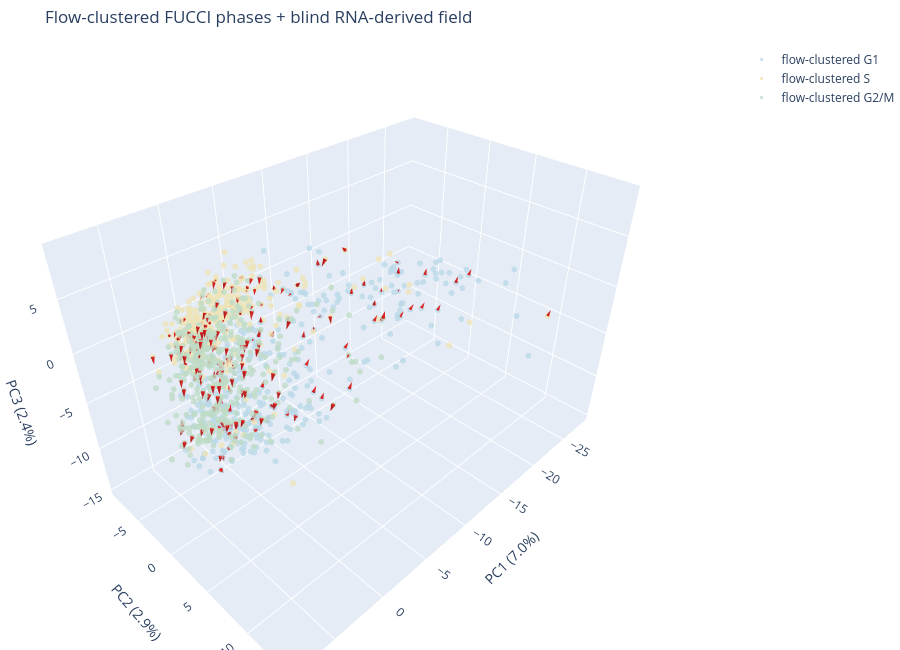

This figure's notebook cell:
### Markdown cell above
## Step 6 — reveal the independent FUCCI phase clock

FUCCI uses fluorescent protein reporters whose abundances change with
cell-cycle progression. In this U2OS line, the CDT1-associated red
reporter is strongest around G1, while the Geminin-associated green
reporter marks S/G2/M. The biological order is cyclic:

$$\mathrm{G1\rightarrow S\rightarrow G2/M\rightarrow G1}.$$

The reveal table was held out from QC, PCA, neighbour construction,
$U/S$ fitting, gene filtering, and arrow estimation. It is still a
same-cell phase proxy rather than a longitudinal movie, but it provides
a distinct measurement modality with which to audit the RNA-derived
direction.

### Code cell
fucci = pd.read_csv(REVEAL_CSV).set_index("cell_id")
fucci = fucci.reindex(adata.obs_names)
flow_columns = ["raw_green530", "raw_red585"]
matched = fucci[flow_columns].notna().all(axis=1).to_numpy()
if matched.sum() != 1139:
    raise ValueError(
        f"Expected 1,139 matched FUCCI cells; found {matched.sum()}"
    )

# Cluster the two measured flow-cytometry channels without using
# the supplied FACS phase labels or the derived FUCCI time.
flow_log = np.log1p(
    fucci.loc[matched, flow_columns].to_numpy(dtype=float)
)
flow_scaled = StandardScaler().fit_transform(flow_log)
flow_model = KMeans(
    n_clusters=3, random_state=SEED, n_init=50
)
flow_cluster = pd.Series(
    pd.NA, index=fucci.index, dtype="Int64"
)
flow_cluster.loc[matched] = flow_model.fit_predict(flow_scaled)

cluster_summary = (
    fucci.loc[matched, flow_columns]
    .assign(
        flow_cluster=flow_cluster.loc[matched]
        .astype(int)
        .to_numpy()
    )
    .groupby("flow_cluster")[flow_columns]
    .median()
)

# Annotate only after clustering, using FUCCI biology:
# red-only is G1, red+green is S, and green-only is G2/M.
g1_cluster = int(cluster_summary["raw_green530"].idxmin())
remaining = [
    cluster for cluster in cluster_summary.index
    if cluster != g1_cluster
]
g2m_cluster = int(
    cluster_summary.loc[remaining, "raw_red585"].idxmin()
)
s_cluster = int(
    next(
        cluster for cluster in remaining
        if cluster != g2m_cluster
    )
)
phase_map = {
    g1_cluster: "G1",
    s_cluster: "S",
    g2m_cluster: "G2/M",
}
cluster_summary["assigned_phase"] = pd.Series(phase_map)
display(cluster_summary)

phase_by_flow = pd.Series(
    pd.NA, index=fucci.index, dtype="string"
)
phase_by_flow.loc[matched] = (
    flow_cluster.loc[matched].astype(int).map(phase_map)
)
phase_order = ["G1", "S", "G2/M"]
phase_colors = {
    "G1": "#b8d8e8",
    "S": "#eee4b5",
    "G2/M": "#bddbc5",
}

fig, ax = plt.subplots(
    figsize=(6.4, 5.0), constrained_layout=True
)
for phase in phase_order:
    phase_mask = (
        matched
        & phase_by_flow.eq(phase).fillna(False).to_numpy()
    )
    ax.scatter(
        np.log1p(fucci.loc[phase_mask, "raw_red585"]),
        np.log1p(fucci.loc[phase_mask, "raw_green530"]),
        s=16, alpha=0.50, edgecolor="none",
        color=phase_colors[phase], label=phase,
    )
ax.set(
    xlabel="log(1 + red CDT1-associated signal)",
    ylabel="log(1 + green Geminin-associated signal)",
    title="Cluster first in FUCCI flow space, then annotate",
)
ax.legend(title="assigned phase", frameon=False)
plt.show()

fucci_traces = []
for phase in phase_order:
    phase_mask = (
        matched
        & phase_by_flow.eq(phase).fillna(False).to_numpy()
    )
    customdata = np.column_stack([
        fucci.loc[phase_mask, "raw_red585"],
        fucci.loc[phase_mask, "raw_green530"],
    ])
    fucci_traces.append(go.Scatter3d(
        x=state_3d[phase_mask, 0],
        y=state_3d[phase_mask, 1],
        z=state_3d[phase_mask, 2],
        mode="markers",
        name=f"flow-clustered {phase}",
        marker=dict(
            size=3.4,
            color=phase_colors[phase],
            opacity=0.76,
        ),
        customdata=customdata,
        hovertemplate=(
            f"assigned phase={phase}"
            "<br>red=%{customdata[0]:.0f}"
            "<br>green=%{customdata[1]:.0f}"
            "<extra></extra>"
        ),
    ))

fucci_figure = go.Figure(fucci_traces + [arrow_trace])
fucci_figure.update_layout(
    **base_3d_layout(
        "Flow-clustered FUCCI phases + blind RNA-derived field"
    )
)
fucci_figure.show(config={"displaylogo": False})

# Only after freezing the cluster-based annotation, compare it
# with the supplied FACS gates as an audit.
supplied_phase = fucci["phase_by_facs_gating"].replace({
    "S-ph": "S",
    "G2M": "G2/M",
})
display(pd.crosstab(
    phase_by_flow.loc[matched],
    supplied_phase.loc[matched],
    rownames=["cluster-first label"],
    colnames=["supplied FACS gate"],
    margins=True,
))
print(
    phase_by_flow.loc[matched]
    .value_counts()
    .reindex(phase_order)
)

### Figure 1 — Plotly figure (JSON) as saved in the notebook; plotly's stock layout.template omitted (floating-point values rounded to 4 significant figures; data arrays with more than 128 entries replaced by an {"elided": "..."} marker saying what was removed)
{"data": [{"customdata": {"elided": "370x2 float values"}, "hovertemplate": "assigned phase=G1<br>red=%{customdata[0]:.0f}<br>green=%{customdata[1]:.0f}<extra></extra>", "marker": {"color": "#b8d8e8", "opacity": 0.76, "size": 3.4}, "mode": "markers", "name": "flow-clustered G1", "type": "scatter3d", "x": {"elided": "370 float values"}, "y": {"elided": "370 float values"}, "z": {"elided": "370 float values"}}, {"customdata": {"elided": "351x2 float values"}, "hovertemplate": "assigned phase=S<br>red=%{customdata[0]:.0f}<br>green=%{customdata[1]:.0f}<extra></extra>", "marker": {"color": "#eee4b5", "opacity": 0.76, "size": 3.4}, "mode": "markers", "name": "flow-clustered S", "type": "scatter3d", "x": {"elided": "351 float values"}, "y": {"elided": "351 float values"}, "z": {"elided": "351 float values"}}, {"customdata": {"elided": "418x2 float values"}, "hovertemplate": "assigned phase=G2/M<br>red=%{customdata[0]:.0f}<br>green=%{customdata[1]:.0f}<extra></extra>", "marker": {"color": "#bddbc5", "opacity": 0.76, "size": 3.4}, "mode": "markers", "name": "flow-clustered G2/M", "type": "scatter3d", "x": {"elided": "418 float values"}, "y": {"elided": "418 float values"}, "z": {"elided": "418 float values"}}, {"anchor": "tail", "colorscale": [[0, "#dc2626"], [1, "#dc2626"]], "hovertemplate": "model-derived direction<extra></extra>", "name": "relative RNA velocity", "showscale": false, "sizemode": "absolute", "sizeref": 0.22, "type": "cone", "u": {"elided": "200 float values"}, "v": {"elided": "200 float values"}, "w": {"elided": "200 float values"}, "x": {"elided": "200 float values"}, "y": {"elided": "200 float values"}, "z": {"elided": "200 float values"}}], "layout": {"height": 650, "margin": {"b": 0, "l": 0, "r": 0, "t": 45}, "scene": {"aspectmode": "data", "xaxis": {"title": {"text": "PC1 (7.0%)"}}, "yaxis": {"title": {"text": "PC2 (2.9%)"}}, "zaxis": {"title": {"text": "PC3 (2.4%)"}}}, "title": {"text": "Flow-clustered FUCCI phases + blind RNA-derived field"}}}
